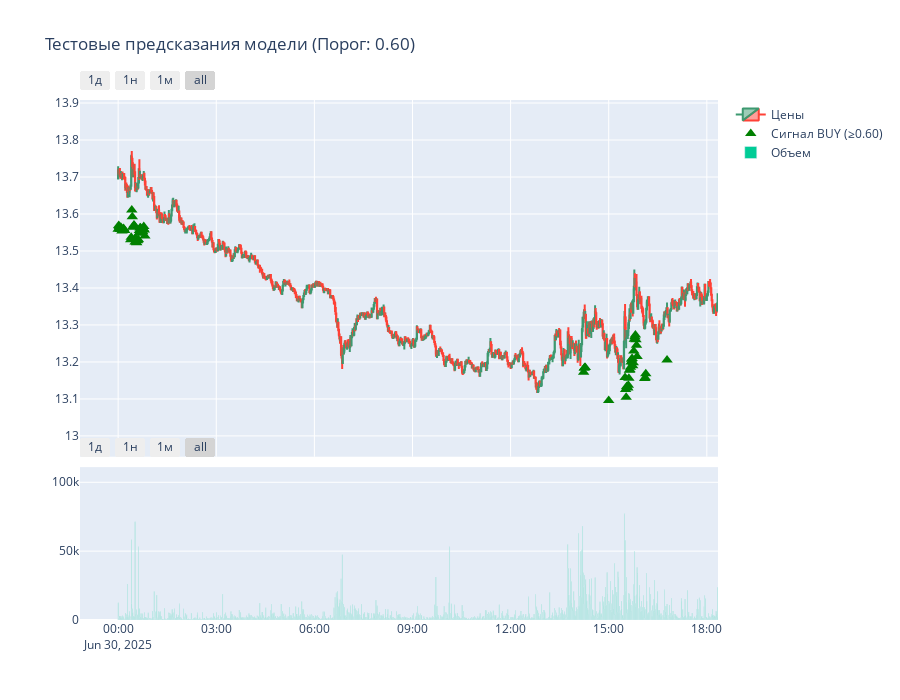
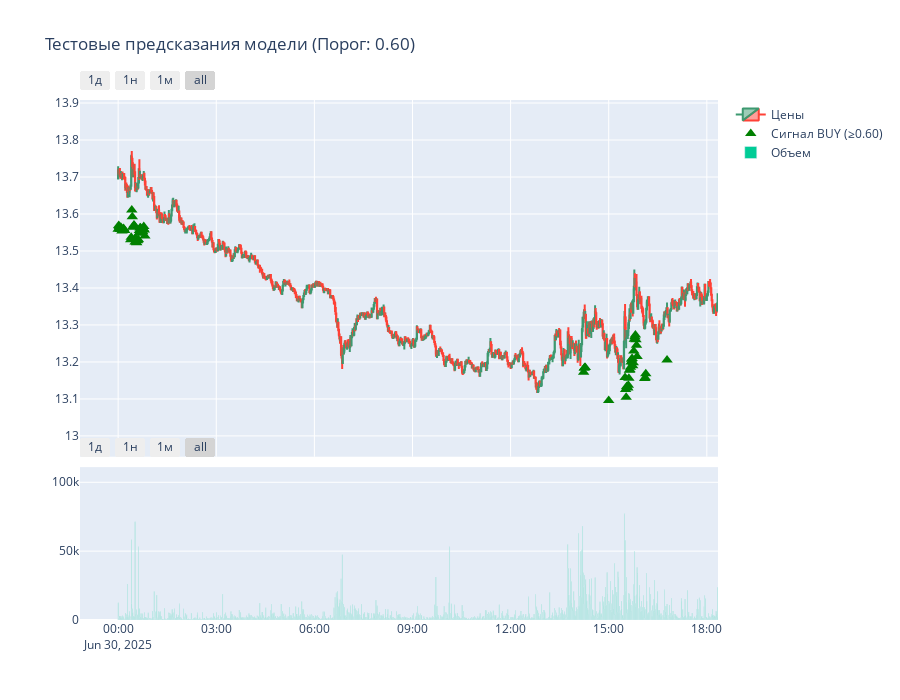

The notebook cell these images were saved under, in order:
### Code cell
# Функция для обновления графика при изменении порога
def update_plot(threshold):
    # Создаем сигналы на основе порога
    df_last_2000['Signal'] = (df_last_2000['Probability_1'] >= threshold).astype(int)
    
    # Создаем новый график
    fig = make_subplots(rows=2, cols=1, shared_xaxes=True, 
                       vertical_spacing=0.02,
                       row_heights=[0.7, 0.3])

    # Свечной график
    fig.add_trace(go.Candlestick(
        x=df_last_2000['Data'],
        open=df_last_2000['Open'],
        high=df_last_2000['High'],
        low=df_last_2000['Low'],
        close=df_last_2000['Close'],
        name='Цены'
    ), row=1, col=1)

    # Сигналы модели (где вероятность >= порогу)
    signals = df_last_2000[df_last_2000['Signal'] == 1]
    fig.add_trace(go.Scatter(
        x=signals['Data'],
        y=signals['Low'] * 0.99,  # маркеры чуть ниже минимумов
        mode='markers',
        marker=dict(color='green', size=10, symbol='triangle-up'),
        name=f'Сигнал BUY (≥{threshold:.2f})'
    ), row=1, col=1)

    # Объемы торгов
    fig.add_trace(go.Bar(
        x=df_last_2000['Data'],
        y=df_last_2000['Volume'],
        name='Объем'
    ), row=2, col=1)

    # Настройки графика
    fig.update_layout(
        title=f'Тестовые предсказания модели (Порог: {threshold:.2f})',
        xaxis_rangeslider_visible=False,
        hovermode='x unified',
        height=700
    )

    # Добавляем кнопки для навигации по времени
    fig.update_xaxes(
        rangebreaks=[{'bounds': ['sat', 'mon']}],  # скрываем выходные
        rangeselector=dict(
            buttons=list([
                dict(count=1, label="1д", step="day", stepmode="backward"),
                dict(count=7, label="1н", step="day", stepmode="backward"),
                dict(count=1, label="1м", step="month", stepmode="backward"),
                dict(step="all")
            ])
        )
    )
    
    fig.show()

# Создаем слайдер для порога
threshold_slider = widgets.FloatSlider(
    value=0.6,
    min=0.0,
    max=1.0,
    step=0.01,
    description='Порог:',
    continuous_update=False
)

# Связываем слайдер с функцией обновления
widgets.interactive(update_plot, threshold=threshold_slider)

# Отображаем слайдер и начальный график
display(threshold_slider)
update_plot(0.6)

### Figure 1 — Plotly figure (JSON) as saved in the notebook; plotly's stock layout.template omitted (floating-point values rounded to 4 significant figures; data arrays with more than 128 entries replaced by an {"elided": "..."} marker saying what was removed)
{"data": [{"close": {"elided": "4000 float values"}, "high": {"elided": "4000 float values"}, "low": {"elided": "4000 float values"}, "name": "Цены", "open": {"elided": "4000 float values"}, "type": "candlestick", "x": {"elided": "4000 str values"}, "xaxis": "x", "yaxis": "y"}, {"marker": {"color": "green", "size": 10, "symbol": "triangle-up"}, "mode": "markers", "name": "Сигнал BUY (≥0.60)", "type": "scatter", "x": {"elided": "182 str values"}, "xaxis": "x", "y": {"elided": "182 float values"}, "yaxis": "y"}, {"name": "Объем", "type": "bar", "x": {"elided": "4000 str values"}, "xaxis": "x2", "y": {"elided": "4000 float values"}, "yaxis": "y2"}], "layout": {"height": 700, "hovermode": "x unified", "title": {"text": "Тестовые предсказания модели (Порог: 0.60)"}, "xaxis": {"anchor": "y", "domain": [0, 1], "matches": "x2", "rangebreaks": [{"bounds": ["sat", "mon"]}], "rangeselector": {"buttons": [{"count": 1, "label": "1д", "step": "day", "stepmode": "backward"}, {"count": 7, "label": "1н", "step": "day", "stepmode": "backward"}, {"count": 1, "label": "1м", "step": "month", "stepmode": "backward"}, {"step": "all"}]}, "rangeslider": {"visible": false}, "showticklabels": false}, "xaxis2": {"anchor": "y2", "domain": [0, 1], "rangebreaks": [{"bounds": ["sat", "mon"]}], "rangeselector": {"buttons": [{"count": 1, "label": "1д", "step": "day", "stepmode": "backward"}, {"count": 7, "label": "1н", "step": "day", "stepmode": "backward"}, {"count": 1, "label": "1м", "step": "month", "stepmode": "backward"}, {"step": "all"}]}}, "yaxis": {"anchor": "x", "domain": [0.314, 1]}, "yaxis2": {"anchor": "x2", "domain": [0, 0.294]}}}

### Figure 2 — Plotly figure (JSON) as saved in the notebook; plotly's stock layout.template omitted (floating-point values rounded to 4 significant figures; data arrays with more than 128 entries replaced by an {"elided": "..."} marker saying what was removed)
{"data": [{"close": {"elided": "4000 float values"}, "high": {"elided": "4000 float values"}, "low": {"elided": "4000 float values"}, "name": "Цены", "open": {"elided": "4000 float values"}, "type": "candlestick", "x": {"elided": "4000 str values"}, "xaxis": "x", "yaxis": "y"}, {"marker": {"color": "green", "size": 10, "symbol": "triangle-up"}, "mode": "markers", "name": "Сигнал BUY (≥0.60)", "type": "scatter", "x": {"elided": "182 str values"}, "xaxis": "x", "y": {"elided": "182 float values"}, "yaxis": "y"}, {"name": "Объем", "type": "bar", "x": {"elided": "4000 str values"}, "xaxis": "x2", "y": {"elided": "4000 float values"}, "yaxis": "y2"}], "layout": {"height": 700, "hovermode": "x unified", "title": {"text": "Тестовые предсказания модели (Порог: 0.60)"}, "xaxis": {"anchor": "y", "domain": [0, 1], "matches": "x2", "rangebreaks": [{"bounds": ["sat", "mon"]}], "rangeselector": {"buttons": [{"count": 1, "label": "1д", "step": "day", "stepmode": "backward"}, {"count": 7, "label": "1н", "step": "day", "stepmode": "backward"}, {"count": 1, "label": "1м", "step": "month", "stepmode": "backward"}, {"step": "all"}]}, "rangeslider": {"visible": false}, "showticklabels": false}, "xaxis2": {"anchor": "y2", "domain": [0, 1], "rangebreaks": [{"bounds": ["sat", "mon"]}], "rangeselector": {"buttons": [{"count": 1, "label": "1д", "step": "day", "stepmode": "backward"}, {"count": 7, "label": "1н", "step": "day", "stepmode": "backward"}, {"count": 1, "label": "1м", "step": "month", "stepmode": "backward"}, {"step": "all"}]}}, "yaxis": {"anchor": "x", "domain": [0.314, 1]}, "yaxis2": {"anchor": "x2", "domain": [0, 0.294]}}}
